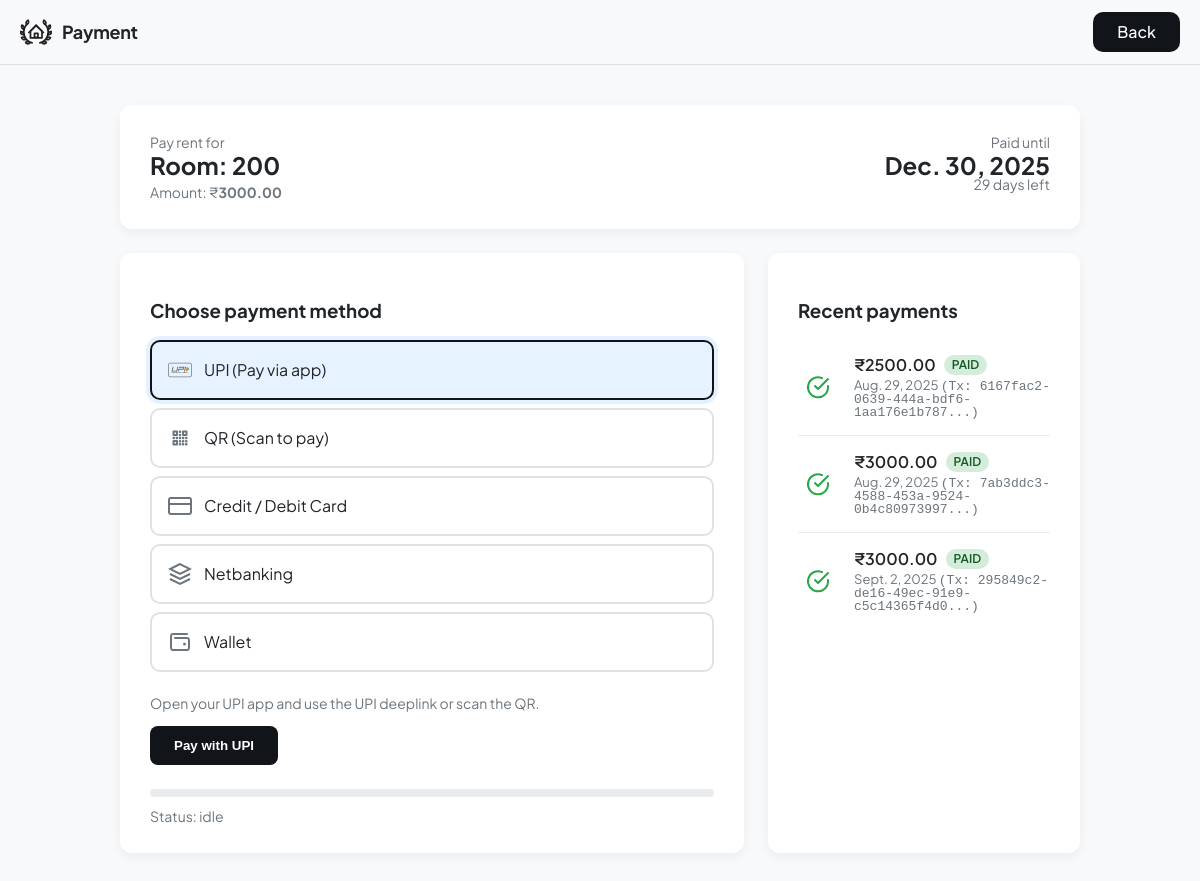
The page /student/pay/ (signed in) on the database as committed earlier.
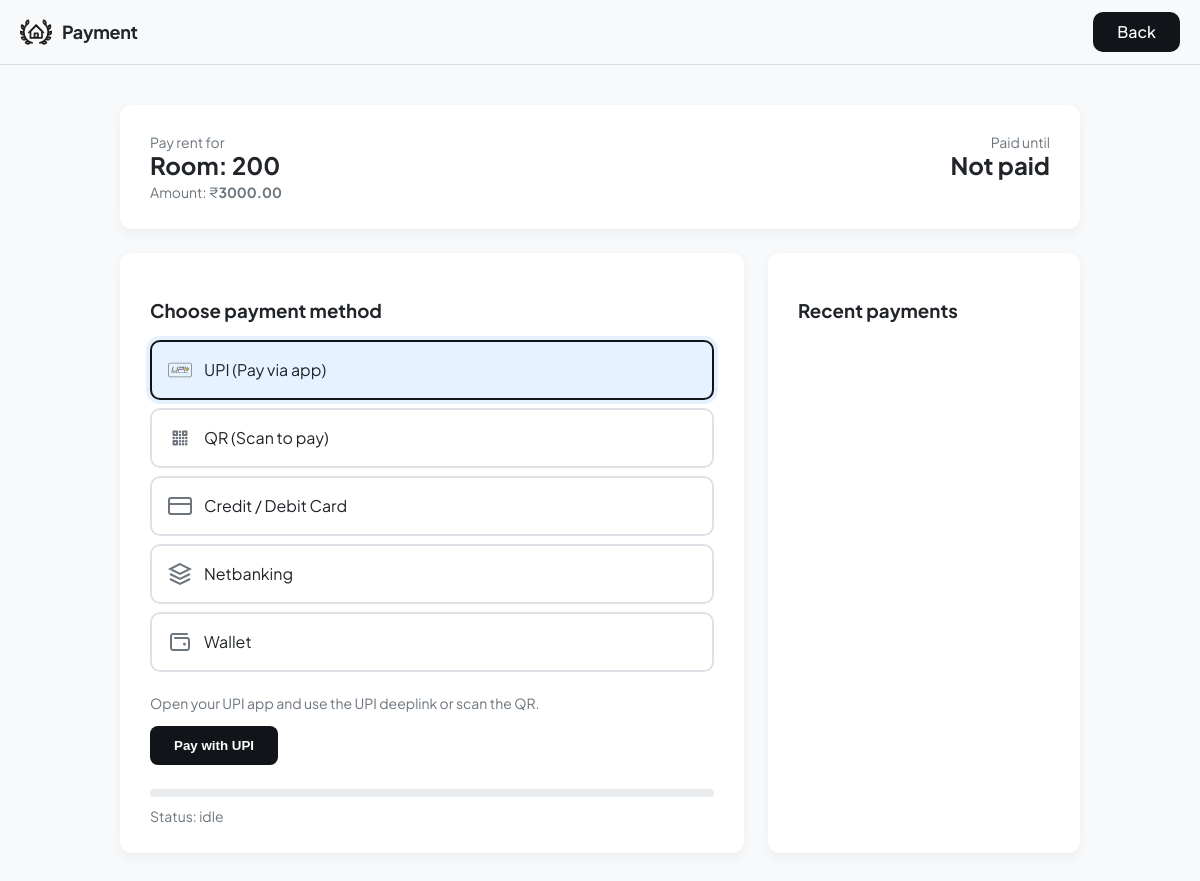
The same page on the database as committed later.
### student/models.py (models this page shows, shortened)
class Student(models.Model):
    GENDER_CHOICES = (
        ('Male', 'Male'),
        ('Female', 'Female'),
        ('Other', 'Other'),
    )
    DISTRICT_CHOICES = (
        ('Kasaragod', 'Kasaragod'),
        ('Kannur', 'Kannur'),
        ('Wayanad', 'Wayanad'),
        ('Kozhikode', 'Kozhikode'),
        ('Malappuram', 'Malappuram'),
        ('Palakkad', 'Palakkad'),
        ('Thrissur', 'Thrissur'),
        ('Ernakulam', 'Ernakulam'),
        ('Idukki', 'Idukki'),
        ('Kottayam', 'Kottayam'),
        ('Alappuzha', 'Alappuzha'),
        ('Pathanamthitta', 'Pathanamthitta'),
        ('Kollam', 'Kollam'),
        ('Thiruvananthapuram', 'Thiruvananthapuram'),
    )
    PROGRAMME_CHOICES = (
        ('BCA', 'BCA - Bachelor of Computer Applications'),
        ('BSC_CS', 'B.Sc Computer Science'),
        ('BSC_IT', 'B.Sc Information Technology'),
        ('BTECH_CS', 'B.Tech Computer Science & Engineering'),
        ('BTECH_IT', 'B.Tech Information Technology'),
        ('BTECH_EC', 'B.Tech Electronics & Communication'),
        ('BTECH_EE', 'B.Tech Electrical Engineering'),
        ('BTECH_ME', 'B.Tech Mechanical Engineering'),
        ('BTECH_CE', 'B.Tech Civil Engineering'),
        ('BTECH_AE', 'B.Tech Aeronautical Engineering'),
        ('MCA', 'MCA - Master of Computer Applications'),
        ('MSC_CS', 'M.Sc Computer Science'),
        ('MTECH_CS', 'M.Tech Computer Science & Engineering'),
        ('MTECH_IT', 'M.Tech Information Technology'),
        ('MTECH_EC', 'M.Tech Electronics & Communication'),
        ('MTECH_ME', 'M.Tech Mechanical Engineering'),
        ('MTECH_CE', 'M.Tech Civil Engineering'),
        ('MBA', 'MBA - Master of Business Administration'),
        ('DIP_CS', 'Diploma in Computer Science'),
        ('DIP_CE', 'Diploma in Civil Engineering'),
        ('DIP_ME', 'Diploma in Mechanical Engineering'),
        ('DIP_EE', 'Diploma in Electrical Engineering'),
    )
    student_id = models.AutoField(primary_key=True)
    name = models.CharField(max_length=100)
    age = models.PositiveIntegerField(null=True, blank=True)
    gender = models.CharField(max_length=6, choices=GENDER_CHOICES, null=True, blank=True)
    phone = models.CharField(max_length=20, null=True, blank=True)
    email = models.EmailField(max_length=150, null=True, blank=True)
    parent_name = models.CharField(max_length=100, null=True, blank=True)
    parent_phone = models.CharField(max_length=20, null=True, blank=True)
    parent_email = models.EmailField(max_length=150, null=True, blank=True)
    district = models.CharField(max_length=50, choices=DISTRICT_CHOICES, null=True, blank=True)
    programme = models.CharField(max_length=50, choices=PROGRAMME_CHOICES, null=True, blank=True)
    pincode = models.CharField(max_length=10, null=True, blank=True)
    profile_pic = models.FileField(upload_to='profile_pic/', null=True, blank=True)
    id_proof = models.FileField(upload_to='id_proofs/', null=True, blank=True)
    room = models.ForeignKey(Room, null=True, blank=True, on_delete=models.SET_NULL, related_name='students')
    joined_date = models.DateField(null=True, blank=True)
    login = models.ForeignKey(login, on_delete=models.CASCADE, default=1)
    def _room_rent_or_default(self):
        try:
            return Decimal(self.room.room_rent)
        except Exception:
            return Decimal('2000.00')
    def latest_successful_transaction(self):
        return self.transactions.filter(status='success', end_date__isnull=False).order_by('-end_date').first()
    def paid_until(self):
        tx = self.latest_successful_transaction()
        return tx.end_date if tx else None
    def days_left_paid(self):
        pu = self.paid_until()
        if not pu:
            return 0
        return max((pu - timezone.now().date()).days, 0)

class PaymentTransaction(models.Model):
    STATUS_CHOICES = (
        ('initiated', 'Initiated'),
        ('pending', 'Pending'),
        ('success', 'Success'),
        ('failed', 'Failed'),
        ('cancelled', 'Cancelled'),
    )
    METHOD_CHOICES = (
        ('upi', 'UPI'),
        ('qr', 'QR'),
        ('card', 'Card'),
        ('netbanking', 'Netbanking'),
        ('wallet', 'Wallet'),
    )
    tx_id = models.UUIDField(primary_key=True, default=uuid4, editable=False)
    student = models.ForeignKey('Student', on_delete=models.CASCADE, related_name='transactions')
    amount = models.DecimalField(max_digits=10, decimal_places=2)
    method = models.CharField(max_length=20, choices=METHOD_CHOICES)
    status = models.CharField(max_length=12, choices=STATUS_CHOICES, default='initiated')
    start_date = models.DateField(null=True, blank=True)   # when this paid period starts
    end_date = models.DateField(null=True, blank=True)     # when this paid period ends (start_date + 30)
    provider_txn_id = models.CharField(max_length=255, null=True, blank=True)  # external gateway id
    created_at = models.DateTimeField(auto_now_add=True)
    updated_at = models.DateTimeField(auto_now=True)
    meta = models.JSONField(null=True, blank=True)  # optional metadata (device, card-brand, etc)

class Fee(models.Model):
    STATUS_CHOICES = (
        ('Paid', 'paid'),
        ('Unpaid', 'unpaid'),
        ('Pending', 'pending'),
    )
    fee_id = models.AutoField(primary_key=True)
    student = models.ForeignKey('Student', on_delete=models.CASCADE, related_name='fees')
    amount = models.DecimalField(max_digits=10, decimal_places=2)
    due_date = models.DateField()
    status = models.CharField(max_length=8, choices=STATUS_CHOICES, default='Unpaid')
    payment_date = models.DateField(null=True, blank=True)
    note = models.CharField(max_length=255, null=True, blank=True)
    created_at = models.DateTimeField(auto_now_add=True)
    payment_tx = models.ForeignKey(PaymentTransaction, on_delete=models.SET_NULL, null=True, blank=True, related_name='fees')

### room/models.py (models this page shows)
class Room(models.Model):
    ROOM_TYPE = (
        ('Single', 'Single'),
        ('Double', 'Double'),
        ('Triple', 'Triple'),
        ('Dorm', 'Dorm'),
    )
    STATUS_CHOICES = (
        ('Available', 'Available'),
        ('Occupied', 'Occupied'),
        ('Maintenance', 'Maintenance'),
    )
    room_id = models.AutoField(primary_key=True)
    room_number = models.CharField(max_length=20, unique=True)
    block_number = models.CharField(max_length=20)
    capacity = models.PositiveIntegerField(default=1)
    occupied = models.PositiveIntegerField(default=0)
    type = models.CharField(max_length=10, choices=ROOM_TYPE, default='Single')
    room_rent = models.DecimalField(max_digits=10, decimal_places=2, default=0.00)
    image = models.ImageField(upload_to="room_images/", blank=True, null=True)
    status = models.CharField(max_length=12, choices=STATUS_CHOICES, default='Available')
    created_at = models.DateTimeField(auto_now_add=True, null=True, blank=True)

### payment/views.py (the view)
# urls.py: path('student/pay/', pv.payment_page, name='student_pay_page'),
@require_GET
def payment_page(request):
    student = _get_student_from_session(request)
    if not student:
        return redirect('/login')
    unpaid_fees = student.fees.filter(status='Unpaid')
    context = {
        'student': student,
        'room_rent': student._room_rent_or_default(),
        'unpaid_fees': unpaid_fees,  # Add unpaid fees to context
    }
    return render(request, 'payment_page.html', context)

### student/views.py (called while the page is built)
def _get_student_from_session(request):
    lid = request.session.get('sid')
    if not lid:
        return None
    return Student.objects.filter(login_id=lid).first()

### payment/templates/payment_page.html (shortened to what the changed rows need)
{% load static %}
<head>
</head>
<body>
    <header>
        <div class="brand">
          <h2>Payment</h2>
        </div>
      </header>
    <div class="container">
        <div class="card">
            <div class="row" style="justify-content:space-between;align-items:flex-start;">
                <div>
                    <div class="muted">Pay rent for</div>
                    <div class="big">
                        Room:
                        {% if student.room %}
                            {{ student.room.room_number }}
                        {% else %}
                            No room assigned
                        {% endif %}
                    </div>
                    <div style="margin-top:8px" class="muted">Amount: ₹<strong id="amount">{{ room_rent }}</strong></div>
                </div>
                <div style="text-align:right">
                    <div class="muted">Paid until</div>
                    <div id="paid_until_display" class="big">
                        {% if student.paid_until %}
                            {{ student.paid_until }}
                        {% else %}
                            Not paid
                        {% endif %}
                    </div>
                    <div class="muted" id="days_left_display">
                        {% if student.paid_until %}
                            {{ student.days_left_paid }} days left
                        {% endif %}
                    </div>
                </div>
            </div>
        </div>
        <div class="grid">
            <div class="card" style="max-height: 600px;">
                <ul class="payment-list">
                    {% for f in student.fees.all|slice:":8" %}
                    <li class="payment-item">
                        <div class="payment-icon-box">
                            {% if f.status == 'Paid' %}
                            <svg class="success-icon" viewBox="0 0 24 24" fill="none" stroke="currentColor" stroke-width="2" stroke-linecap="round" stroke-linejoin="round">
                                <path d="M22 11.08V12a10 10 0 1 1-5.93-8.85"></path>
                                <polyline points="22 4 12 14.01 9 11.01"></polyline>
                            </svg>
                            {% else %}
                            <svg class="pending-icon" viewBox="0 0 24 24" fill="none" stroke="currentColor" stroke-width="2" stroke-linecap="round" stroke-linejoin="round">
                                <circle cx="12" cy="12" r="10"></circle>
                                <polyline points="12 6 12 12 16 14"></polyline>
                            </svg>
                            {% endif %}
                        </div>
                        <div class="payment-details">
                            <div class="payment-info">
                                <span class="amount">₹{{ f.amount }}</span>
                                <span class="status-badge status-{{ f.status|lower }}">{{ f.status|title }}</span>
                            </div>
                            <div class="payment-meta">
                                <span class="date">{{ f.payment_date }}</span>
                                {% if f.payment_tx %}
                                <span class="tx-id">(Tx: {{ f.payment_tx.tx_id|slice:":8" }}...)</span>
                                {% endif %}
                            </div>
                        </div>
                    </li>
                    {% endfor %}
                </ul>
            </div>
        </div>
    </div>

Rows that differ between the two databases and show on the page:
removed Fee: amount "2500.00", status "PAID", payment_date "Aug. 29, 2025", payment_tx.tx_id "6167fac2-0639-444a-bdf6-1aa176e1b787"
removed Fee: amount "3000.00", status "PAID", payment_date "Aug. 29, 2025", payment_tx.tx_id "7ab3ddc3-4588-453a-9524-0b4c80973997"
removed Fee: amount "3000.00", status "PAID", payment_date "Sept. 2, 2025", payment_tx.tx_id "295849c2-de16-49ec-91e9-c5c14365f4d0"
shown differently, row unchanged: Student: paid_until "Dec. 30, 2025" → (not shown); days_left_paid "29" → (not shown)
Other text that changed with them:
text no longer shown: "days left"
text now shown: "Not paid"
